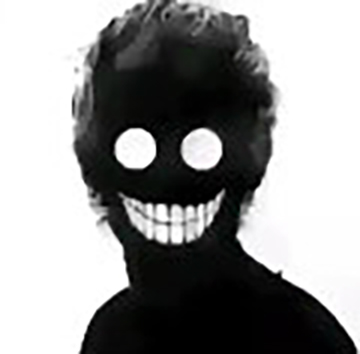
#> input picture test.jpg, 360 x 354 px
$ python image_rotation.py
#> lines starting #> are read from the running program, lines starting #| are printed output that depends on the picture; after the words box and inside, x2 and y2 are one past the last pixel; in counts of white or black regions, pixels touching at a corner belong together
import numpy as np
import cv2
import math
import random


# Definition of rotated rectangles, where box_points is a list of the four vertexes of the rectangle
# The range of the angle is [0, 360)
class RotatedRect:
    def __init__(self, center, width, height, angle, box_points):
        self.center = center
        self.width = width
        self.height = height
        self.angle = angle
        self.box_points = box_points

    def get_box_points(self):
        return self.box_points


class Rotator:
    def __init__(self, image, points=[], rects=[], np_rotated_rects=np.zeros((1,5)), cv_rotated_rects=[],
                 quadrilaterals=[], polygons=[], expand_edge=True):
        self.image = image
        self.points = points
        self.rects = rects
        self.np_rotated_rects = np_rotated_rects
        self.cv_rotated_rects = cv_rotated_rects
        self.quadrilaterals = quadrilaterals
        self.polygons = polygons
        self.rotation_angle = (-15, 15)
        self.expand_edge=expand_edge

        self.points_flag = False
        self.rects_flag = False
        self.np_rotated_rects_flag = False
        self.cv_rotated_rects_flag = False
        self.quadrilaterals_flag = False
        self.polygons_flag = False

        self.angle = 0
        self.radian = 0
        self.width_increased = 0
        self.height_increased = 0
        self.new_w = self.image.shape[1]
        self.new_h = self.image.shape[0]

        self.check_parameters()

        self.results = {'image':None, 'points':None, 'rects':None, 'np_rotated_rects':None, 'cv_rotated_rects':None,
                        'quadrilaterals':None, 'polygons':None}

    def check_parameters(self):
        assert isinstance(self.image, np.ndarray)
        assert isinstance(self.expand_edge, bool)
        assert isinstance(self.points, list) or isinstance(self.points, tuple)
        assert isinstance(self.rects, list) or isinstance(self.rects, tuple)
        assert isinstance(self.np_rotated_rects, np.ndarray) and self.np_rotated_rects.shape.__len__() == 2
        assert isinstance(self.cv_rotated_rects, tuple) or isinstance(self.cv_rotated_rects, list)
        assert isinstance(self.quadrilaterals, list) or isinstance(self.quadrilaterals, tuple)
        assert isinstance(self.polygons, list) or isinstance(self.polygons, tuple)
        assert (isinstance(self.rotation_angle, tuple) and self.rotation_angle.__len__() == 2) \
               or isinstance(self.rotation_angle, int)
        if self.points.__len__() > 0:
            self.points_flag = True
            for point in self.points:
                assert isinstance(point, tuple) and point.__len__() == 2
        if self.rects.__len__() > 0:
            self.rects_flag = True
            for rect in self.rects:
                assert isinstance(rect, tuple) and rect.__len__() == 4
        if self.np_rotated_rects.nonzero().__len__() != 0:
            self.np_rotated_rects_flag = True
            for r in range(self.np_rotated_rects.shape[0]):
                line = self.np_rotated_rects[r, :]
                assert line.__len__() == 5
        if self.cv_rotated_rects.__len__() != 0:
            self.cv_rotated_rects_flag = True
            for rect in self.cv_rotated_rects:
                assert isinstance(rect, tuple) and rect.__len__() == 3
                assert rect[0].__len__() == 2 and rect[1].__len__() == 2
                assert isinstance(rect[2], float)
        if self.quadrilaterals.__len__() != 0:
            self.quadrilaterals_flag = True
            for quadrilateral in self.quadrilaterals:
                assert (isinstance(quadrilateral, tuple) or isinstance(quadrilateral, list))\
                       and quadrilateral.__len__() == 8
        if self.polygons.__len__() != 0:
            self.polygons_flag = True
            for polygon in self.polygons:
                assert isinstance(polygon, tuple) or isinstance(polygon, list)
                for pt in polygon:
                    assert isinstance(pt, tuple) and pt.__len__() == 2

    # A method to calculate the coordinate of the points after rotating
    def rotate_point(self, point):
        assert isinstance(point, tuple) and point.__len__() == 2

        point_expanded = (point[0] + self.width_increased / 2., point[1] + self.height_increased / 2.)
        point_translated = (point_expanded[0] - self.new_w / 2., self.new_h / 2. - point_expanded[1])
        point_rotated = (point_translated[0] * math.cos(self.radian) - point_translated[1] * math.sin(self.radian),
                         point_translated[0] * math.sin(self.radian) + point_translated[1] * math.cos(self.radian))
        point_restored = (int(round(point_rotated[0] + self.new_w / 2.)),
                          int(round(-1 * point_rotated[1] + self.new_h / 2.)))

        return point_restored

    def rotate(self, rotation_angle=None):
        if rotation_angle is not None:
            self.rotation_angle = rotation_angle
        self.check_parameters()

        # Generate a random angle with the given range for data augmentation if the input is not an integer
        if isinstance(self.rotation_angle, int):
            angle = self.rotation_angle
        else:
            angle = random.randint(self.rotation_angle[0], self.rotation_angle[1])
        # Transform the rotation angle to [0, 360) and calculate the corresponding radian
        while angle < 0:
            angle += 360
        angle = angle % 360
        radian = angle * 3.1415927 / 180.
        self.angle = angle
        self.radian = radian

        # Calculate the new width and height after rotation
        (h, w) = self.image.shape[:2]
        if self.expand_edge:
            new_w = round(abs(h * math.sin(radian)) + abs(w * math.cos(radian)))
            new_h = round(abs(w * math.sin(radian)) + abs(h * math.cos(radian)))
        else:
            new_w = w
            new_h = h
        height_increment = int(round(new_h - h))
        width_increment = int(round(new_w - w))
        self.new_w = new_w
        self.new_h = new_h
        self.height_increased = height_increment
        self.width_increased = width_increment

        # Extend the edges of the initial image according to the new width and height
        image_expanded = np.zeros((int(new_h), int(new_w), 3), np.uint8)
        image_expanded[height_increment // 2:height_increment // 2 + h, width_increment // 2:width_increment // 2 + w]\
            = self.image

        # Rotate the image
        M = cv2.getRotationMatrix2D((new_w / 2., new_h / 2.), angle, 1.0)
        image_rotated = cv2.warpAffine(image_expanded, M, (int(new_w), int(new_h)))
        self.results['image'] = image_rotated

        if self.points_flag:
            # Calculate the new coordinates of the input points
            new_points = []
            for point in self.points:
                new_point = self.rotate_point(point)
                new_points.append(new_point)
            self.results['points'] = new_points

        if self.rects_flag:
            # Produce the rotated rect from rect
            new_rects = []
            for rect in self.rects:
                center = (rect[0] + rect[2] / 2., rect[1] + rect[3] / 2.)
                new_center = self.rotate_point(center)
                tl_point = (rect[0], rect[1])
                new_tl_point = self.rotate_point(tl_point)
                tr_point = (rect[0] + rect[2], rect[1])
                new_tr_point = self.rotate_point(tr_point)
                br_point = (rect[0] + rect[2], rect[1] + rect[3])
                new_br_point = self.rotate_point(br_point)
                bl_point = (rect[0], rect[1] + rect[3])
                new_bl_point = self.rotate_point(bl_point)
                new_rect = RotatedRect(new_center, rect[2], rect[3], angle,
                                       [new_tl_point, new_tr_point, new_br_point, new_bl_point])
                new_rects.append(new_rect)
            self.results['rects'] = new_rects

        if self.np_rotated_rects_flag:
            # Produce the rotated rect from np_rotated_rect
            new_np_rotated_rects = np.zeros(self.np_rotated_rects.shape)
            for r in range(self.np_rotated_rects.shape[0]):
                x_min = self.np_rotated_rects[r, 0]
                y_min = self.np_rotated_rects[r, 1]
                x_max = self.np_rotated_rects[r, 2]
                y_max = self.np_rotated_rects[r, 3]
                theta = self.np_rotated_rects[r, 4]
                tl_point = (x_min, y_min)
                br_point = (x_max, y_max)
                new_tl_point = self.rotate_point(tl_point)
                new_br_point = self.rotate_point(br_point)
                new_theta = theta - angle
                new_np_rotated_rects[r, 0] = new_tl_point[0]
                new_np_rotated_rects[r, 1] = new_tl_point[1]
                new_np_rotated_rects[r, 2] = new_br_point[0]
                new_np_rotated_rects[r, 3] = new_br_point[1]
                new_np_rotated_rects[r, 4] = new_theta

                self.results['np_rotated_rects'] = new_np_rotated_rects

        if self.cv_rotated_rects_flag:
            # Produce the rotated rect from cv_rotated_rect
            new_cv_rotated_rects = []
            for cv_rotated_rect in self.cv_rotated_rects:
                box_points = cv2.boxPoints(cv_rotated_rect)
                pt1 = (box_points[0][0], box_points[0][1])
                pt2 = (box_points[1][0], box_points[1][1])
                pt3 = (box_points[2][0], box_points[2][1])
                pt4 = (box_points[3][0], box_points[3][1])
                new_pt1 = self.rotate_point(pt1)
                new_pt2 = self.rotate_point(pt2)
                new_pt3 = self.rotate_point(pt3)
                new_pt4 = self.rotate_point(pt4)
                pts = [new_pt1, new_pt2, new_pt3, new_pt4]
                new_cv_rotated_rect = cv2.minAreaRect(np.array(pts))
                new_cv_rotated_rects.append(new_cv_rotated_rect)
            self.results['cv_rotated_rects'] = new_cv_rotated_rects

        if self.quadrilaterals_flag:
            # Produce the rotated quadrilaterals from input ones
            new_quadrilaterals = []
            for quadrilateral in self.quadrilaterals:
                point1 = (quadrilateral[0], quadrilateral[1])
                point2 = (quadrilateral[2], quadrilateral[3])
                point3 = (quadrilateral[4], quadrilateral[5])
                point4 = (quadrilateral[6], quadrilateral[7])
                new_point1 = self.rotate_point(point1)
                new_point2 = self.rotate_point(point2)
                new_point3 = self.rotate_point(point3)
                new_point4 = self.rotate_point(point4)
                new_quadrilateral = (new_point1[0], new_point1[1], new_point2[0], new_point2[1],
                                     new_point3[0], new_point3[1], new_point4[0], new_point4[1],)
                new_quadrilaterals.append(new_quadrilateral)
            self.results['quadrilaterals'] = new_quadrilaterals

        if self.polygons_flag:
            # Produce the rotated polygons from input ones
            new_polygons = []
            for polygon in self.polygons:
                new_polygon = []
                for pt in polygon:
                    new_pt = self.rotate_point(pt)
                    new_polygon.append(new_pt)
                new_polygons.append(tuple(new_polygon))
            self.results['polygons'] = new_polygons

        return self.results


if __name__ == '__main__':
    # Read image to be rotated
    image = cv2.imread('./test.jpg')
#> image is the input picture: shape (354, 360, 3); mean B, G, R 148.9, 149.1, 148.9
    image_ = image.copy()
    # Annotations formatted as points
    points = [(113, 127), (156, 127), (156, 170), (113, 170), (179, 127), (224, 127), (224, 171), (179, 171)]
    for point in points:
        cv2.circle(image_, point, 1, (0, 0, 255))
#> image_: shape (354, 360, 3); 0.03% of pixels changed, all inside (x1, y1, x2, y2) = (112, 126, 226, 173)
    # Annotations formatted as rects [x, y, width, height]
    rects = [(117, 188, 108, 57)]
    cv2.rectangle(image_, (rects[0][0], rects[0][1]), (rects[0][0] + rects[0][2], rects[0][1] + rects[0][3]),
                  (0, 255, 0))
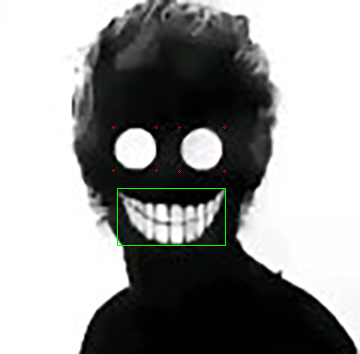
#> image_: shape (354, 360, 3); mean B, G, R 148.9, 149.7, 148.9
    # Annotations of rotated rectangles formatted as numpy.array
    np_rotated_rects = np.zeros((1, 5))
    np_rotated_rects[0, 0] = 154
    np_rotated_rects[0, 1] = 66
    np_rotated_rects[0, 2] = 186
    np_rotated_rects[0, 3] = 90
    np_rotated_rects[0, 4] = 0
    for r in range(np_rotated_rects.shape[1]):
        x_min = int(np_rotated_rects[0, 0])
        y_min = int(np_rotated_rects[0, 1])
        x_max = int(np_rotated_rects[0, 2])
        y_max = int(np_rotated_rects[0, 3])
        theta = int(np_rotated_rects[0, 4])
        cv2.circle(image_, (x_min, y_min), 1, (255, 0, 0))
        cv2.circle(image_, (x_max, y_max), 1, (255, 0, 0))
#> image_: shape (354, 360, 3); 0.01% of pixels changed, all inside (x1, y1, x2, y2) = (153, 65, 188, 92)
    # Annotations of rotated rectangles formatted as opencv
    pts = [(133, 142), (136, 141), (141, 147), (139, 148), (132, 151), (137, 154), (128, 150), (141, 154)]
    cv_rotated_rect = cv2.minAreaRect(np.array(pts))
#> cv_rotated_rect = ((136.5, 147.5), (11.47, 13.5), -66.04)
    cv_rotated_rects = [cv_rotated_rect]
#> cv_rotated_rects = [((136.5, 147.5), (11.47, 13.5), -66.04)]
    box = cv2.boxPoints(cv_rotated_rect)
#> box = [[140.3, 155.5], [128, 150], [132.7, 139.5], [145, 145]]
    for i in range(box.__len__()):
        cv2.line(image_, (int(box[i][0]), int(box[i][1])),
                 (int(box[(i+1) % 4][0]), int(box[(i+1) % 4][1])), (255, 128, 255))
#> image_: shape (354, 360, 3); mean B, G, R 148.9, 149.6, 148.9
    # Annotations of quadrilaterals
    quadrilaterals = [(163, 276, 206, 300, 217, 337, 143, 316)]
    for n in range(quadrilaterals.__len__()):
        for i in range(0, 7, 2):
            pt1 = (quadrilaterals[n][i], quadrilaterals[n][i+1])
            pt2 = (quadrilaterals[n][(i+2) % 8], quadrilaterals[n][(i+3) % 8])
            cv2.line(image_, pt1, pt2, (255, 255, 0))
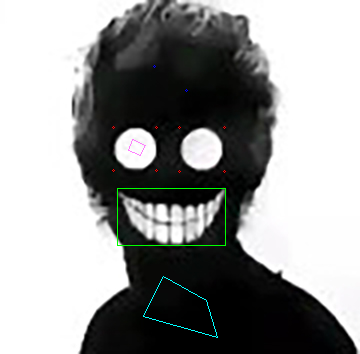
#> image_: shape (354, 360, 3); mean B, G, R 149.3, 150, 148.9
    # Annotations of polygons
    polygons = [((271, 286), (296, 305), (286, 337), (255, 337), (245, 305)),
                ((231, 266), (243, 291), (220, 291))]
    for n in range(polygons.__len__()):
        for i in range(polygons[n].__len__()):
            cv2.line(image_, polygons[n][i], polygons[n][(i+1) % polygons[n].__len__()], (255, 0, 255))
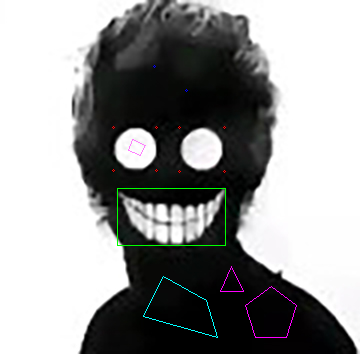
#> image_: shape (354, 360, 3); 0.17% of pixels changed, all inside (x1, y1, x2, y2) = (220, 266, 297, 338)

    cv2.imshow('initial_image', image_)

    # Define the rotater and rotate the image
    rotator = Rotator(image, points=points, rects=rects, np_rotated_rects=np_rotated_rects,
                      cv_rotated_rects=cv_rotated_rects, quadrilaterals=quadrilaterals, polygons=polygons,
                      expand_edge=True)
#> in __init__, `self.cv_rotated_rects = cv_rotated_rects`: self.cv_rotated_rects = [((136.5, 147.5), (11.47, 13.5), -66.04)]
#> the loop in check_parameters, `for rect in self.cv_rotated_rects:` made 1 pass
#> rect on pass 1: ((136.5, 147.5), (11.47, 13.5), -66.04)
    results = rotator.rotate(15)
#> the loop in check_parameters (call 2), `for rect in self.cv_rotated_rects:` made 1 pass
#> in rotate, `image_expanded[height_increment // 2:height_increment // 2 + h, width_..`:
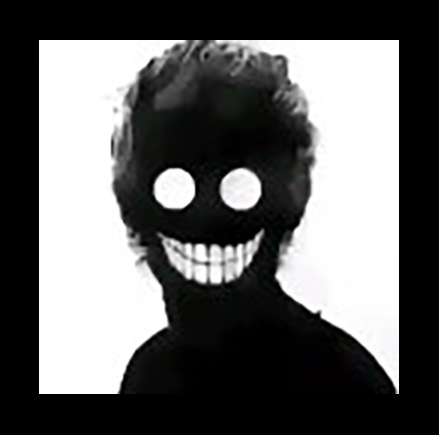
#> image_expanded: shape (435, 439, 3); mean B, G, R 99.4, 99.5, 99.3
#> in rotate, `M = cv2.getRotationMatrix2D((new_w / 2., new_h / 2.), angle, 1.0)`: M = [[0.966, 0.259, -48.81], [-0.259, 0.966, 64.22]]
#> after the loop in rotate, `for r in range(self.np_rotated_rects.shape[0]):`: self.results = 7 items
#> the loop in rotate, `for cv_rotated_rect in self.cv_rotated_rects:` made 1 pass
#> (cv_rotated_rect, pt1, pt2, pt3, pt4) on pass 1: (((136.5, 147.5), (11.47, 13.5), -66.04), (140.3, 155.5), (128, 150), (132.7, 139.5), (145, 145))
#> after the loop in rotate, `for cv_rotated_rect in self.cv_rotated_rects:`: new_cv_rotated_rects = [((169.8, 200.5), (11.17, 14.14), -81.87)]
#> results = 7 items

    image_rotated = results['image']
    # Draw rotated annotations of points
    new_points = results['points']
#> new_points = [(142, 187), (183, 175), (195, 217), (153, 228), (206, 169), (249, 158), (260, 200), (217, 212)]
    for new_point in new_points:
        cv2.circle(image_rotated, new_point, 1, (0, 0, 255))
#> this loop made 8 passes
#> image_rotated: shape (435, 439, 3); mean B, G, R 99.4, 99.5, 99.4
    # Draw rotated annotations of rectangles
    new_rects = results['rects']
#> new_rects = 1 item
    for new_rect in new_rects:
        box_points = new_rect.get_box_points()
        for i in range(box_points.__len__()):
            cv2.line(image_rotated, box_points[i], box_points[(i + 1) % 4], (0, 255, 0))
#> this loop made 1 pass
#> box_points on pass 1: [(161, 244), (266, 216), (281, 272), (176, 299)]
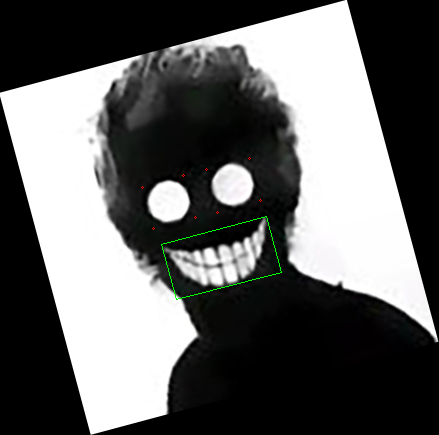
#> image_rotated: shape (435, 439, 3); mean B, G, R 99.3, 99.9, 99.3
    # Draw rotated annotations of rectangles formatted as numpy.array
    new_np_rotated_rects = results['np_rotated_rects']
#> new_np_rotated_rects = [[166, 117, 203, 132, -15]]
    for r in range(new_np_rotated_rects.shape[1]):
        x_min = int(new_np_rotated_rects[0, 0])
        y_min = int(new_np_rotated_rects[0, 1])
        x_max = int(new_np_rotated_rects[0, 2])
        y_max = int(new_np_rotated_rects[0, 3])
        theta = int(new_np_rotated_rects[0, 4])
        cv2.circle(image_rotated, (x_min, y_min), 1, (255, 0, 0))
        cv2.circle(image_rotated, (x_max, y_max), 1, (255, 0, 0))
#> image_rotated: shape (435, 439, 3); under 0.01% of pixels changed, all inside (x1, y1, x2, y2) = (165, 116, 205, 134)
    # Draw rotated annotations of rectangles formatted as opencv
    cv_rotated_rects = results['cv_rotated_rects']
#> cv_rotated_rects = [((169.8, 200.5), (11.17, 14.14), -81.87)]
    cv_rotated_rect = cv_rotated_rects[0]
#> cv_rotated_rect = ((169.8, 200.5), (11.17, 14.14), -81.87)
    box = cv2.boxPoints(cv_rotated_rect)
#> box = [[176, 207], [162, 205], [163.6, 193.9], [177.6, 195.9]]
    for i in range(cv_rotated_rect.__len__()):
        cv2.line(image_rotated, (int(box[i][0]),int(box[i][1])),
                 (int(box[(i+1) % 4][0]), int(box[(i+1) % 4][1])), (255, 128, 255))
#> image_rotated: shape (435, 439, 3); mean B, G, R 99.4, 99.9, 99.3
    # Draw rotated annotations of quadrilaterals
    new_quadrilaterals = results['quadrilaterals']
#> new_quadrilaterals = [(229, 318, 276, 330, 297, 362, 220, 361)]
    for n in range(new_quadrilaterals.__len__()):
        for i in range(0, 7, 2):
            pt1 = (new_quadrilaterals[n][i], new_quadrilaterals[n][i+1])
            pt2 = (new_quadrilaterals[n][(i+2) % 8], new_quadrilaterals[n][(i+3) % 8])
            cv2.line(image_rotated, pt1, pt2, (255,255,0))
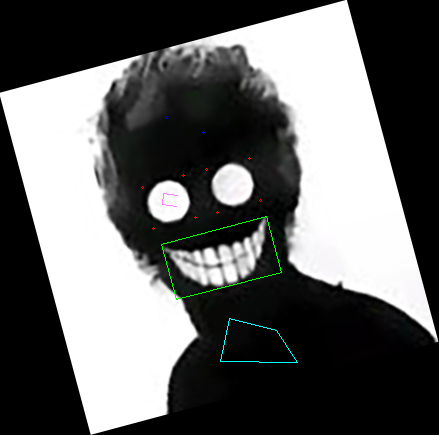
#> image_rotated: shape (435, 439, 3); mean B, G, R 99.6, 100.1, 99.3
    # Draw rotated annotations of polygons
    new_polygons = results['polygons']
#> new_polygons = [((336, 299), (365, 311), (363, 345), (333, 353), (315, 324)), ((292, 290), (310, 311), (288, 317))]
    for n in range(new_polygons.__len__()):
        for i in range(new_polygons[n].__len__()):
            cv2.line(image_rotated, new_polygons[n][i], new_polygons[n][(i+1) % new_polygons[n].__len__()], (255, 0, 255))
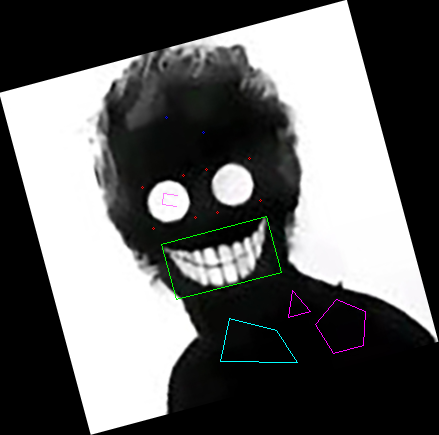
#> image_rotated: shape (435, 439, 3); 0.11% of pixels changed, all inside (x1, y1, x2, y2) = (288, 290, 366, 354)


    # Show the results
    cv2.imshow('rotated_image', image_rotated)
    cv2.waitKey(0)
